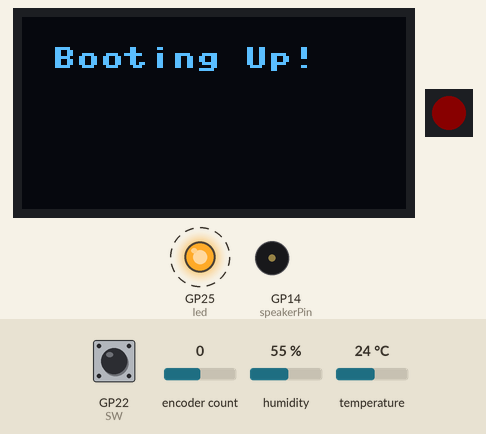
The program below on a simulated Raspberry Pi Pico running MicroPython. On the bench: 128×64 one-colour display, 1 RGB LEDs in strip order, left to right, output pins drawn as LEDs (lit = HIGH), buzzer (waves = sounding). Dashed ring = blinking. Inputs (shaded band) come from the test bench; at power-on: GP22 (SW) HIGH, encoder count 0, humidity 55 %, temperature 24 °C. Dim RGB values are drawn brighter than linear; library files of the repository ran but are not shown: ssd1306.py, buzzer_music.py; what the program prints to the serial console is not drawn.

Above: at 0.5 s.
At 2.3 s:
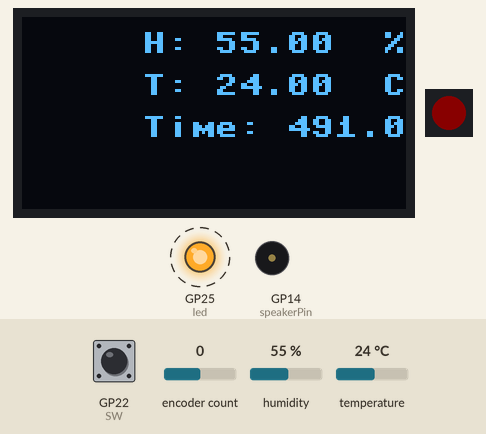
2.4 s: GP22 (SW) pulled LOW for 0.15 s
At 3.81 s:
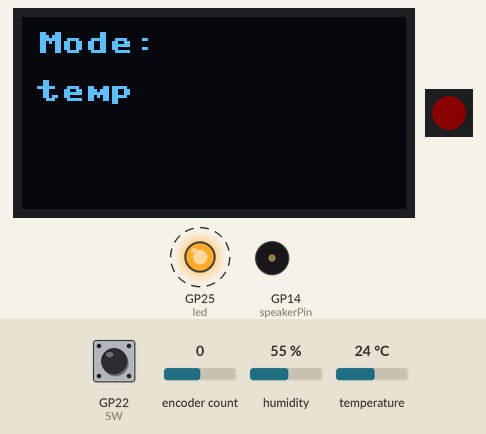
Timing chart, 0 to 9.1 s (numbered marks = the images above; inputs shaded):
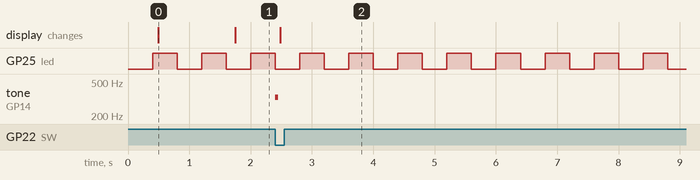

Measured:
- after the input at 2.4 s, tone on GP14 (speakerPin): silent → 330 Hz at once, → silent 0.05 s later; the display: changes after 0.08 s (image 2)
- by itself, GP25 (led): alternates HIGH for 0.40 s and LOW for 0.40 s
- what the display in image 0 shows lasts 1.2 s, from 0.5 s to 1.7 s

The program:

main.py
```python
from machine import Pin, SPI, SoftI2C, ADC, Timer

from pico_dht_22 import PicoDHT22
import ssd1306

from buzzer_music import music

from rotary_irq_rp2 import RotaryIRQ
import time
import neopixel
from math import sin, cos, pi
led = Pin("LED", Pin.OUT)
timer = Timer()

def blink(timer):
    led.toggle()
neopixelBrightness = 0.25
timer.init(freq=2.5, mode=Timer.PERIODIC, callback=blink)

modes =["temp", "music", "neopixel", "something else"]
modeArrayLength = len(modes)
modeLength = (modeArrayLength - 1)
modeIndex = 0
is_mode_sel = False

speakerPin = Pin(14)
sound1 = '0 E4 1 15'
song1 ='722 F5 1 14;723 F5 1 14;724 F5 1 14;725 G5 1 14;726 G#5 2 14;722 F6 1 14;723 F6 1 14;724 F6 1 14;725 G6 1 14;726 G#6 2 14;728 F6 1 14;729 F6 1 14;730 F6 1 14;731 G#6 1 14;732 G6 6 14;728 F5 1 14;729 F5 1 14;730 F5 1 14;731 G#5 1 14;732 G5 6 14;738 F5 1 14;739 F5 1 14;740 F5 1 14;741 G5 1 14;742 G#5 2 14;738 F6 1 14;739 F6 1 14;740 F6 1 14;741 G6 1 14;742 G#6 2 14;744 F6 1 14;745 F6 1 14;746 F6 1 14;747 G#6 1 14;748 G6 6 14;744 F5 1 14;745 F5 1 14;746 F5 1 14;747 G#5 1 14;748 G5 6 14;754 F5 1 14;755 F5 1 14;756 F5 1 14;757 G5 1 14;758 G#5 2 14;754 F6 1 14;755 F6 1 14;756 F6 1 14;757 G6 1 14;758 G#6 2 14;760 F6 1 14;761 F6 1 14;762 F6 1 14;763 G#6 1 14;764 G6 6 14;760 F5 1 14;761 F5 1 14;762 F5 1 14;763 G#5 1 14;764 G5 6 14;770 F5 1 14;771 F5 1 14;772 F5 1 14;773 G5 1 14;774 G#5 2 14;770 F6 1 14;771 F6 1 14;772 F6 1 14;773 G6 1 14;774 G#6 2 14;776 F6 1 14;777 F6 1 14;778 C7 1 14;779 G#6 1 14;780 G6 6 14;776 F5 1 14;777 F5 1 14;778 C6 1 14;779 G#5 1 14;780 G5 6 14;64 G6 1 14;65 G6 1 14;66 G6 1 14;67 G#6 1 14;68 G6 1 14;69 G6 1 14;70 G6 1 14;71 G#6 1 14;72 G6 2 14;788 G6 2 14;790 C7 2 14;792 G6 2 14;64 G5 1 14;65 G5 1 14;66 G5 1 14;67 G#5 1 14;68 G5 1 14;69 G5 1 14;70 G5 1 14;71 G#5 1 14;72 G5 2 14;788 G5 2 14;790 C6 2 14;792 G5 2 14;794 G#6 12 14;808 G6 2 14;806 C7 2 14;794 G#5 2 14;796 G#5 4 14;800 G#5 1 14;801 G#5 2 14;803 G#5 1 14;804 F5 2 14;804 F6 2 14;806 C6 2 14;808 G5 2 14;810 G6 2 14;812 G#6 1 14;813 A#6 1 14;814 G#6 8 14;822 G#6 2 14;816 G#5 1 14;817 G#5 2 14;819 G#5 1 14;820 G#5 2 14;820 G#6 2 14;824 A#6 2 14;822 G#5 2 14;824 A#5 2 14;722 F3 4 14;736 F3 2 14;734 F3 2 14;732 F3 2 14;726 G#3 2 14;728 F3 4 14;738 F3 4 14;752 F3 2 14;750 F3 2 14;748 F3 2 14;742 G#3 2 14;744 F3 4 14;754 F3 4 14;768 F3 2 14;766 F3 2 14;764 F3 2 14;758 G#3 2 14;760 F3 4 14;770 F3 4 14;784 F3 2 14;782 F3 2 14;780 F3 2 14;774 G#3 2 14;776 F3 4 14;794 F3 2 14;796 F3 4 14;800 F3 1 14;801 F3 2 14;803 F3 1 14;804 F3 2 14;810 G#3 2 14;812 G#3 4 14;810 G5 2 14;812 G#5 1 14;813 A#5 1 14;814 G#5 2 14;826 C7 3 14;829 C#7 1 14;826 C6 3 14;829 C#6 1 14;830 C7 8 14;838 C7 2 14;840 A#6 1 14;841 G#6 1 14;830 C6 2 14;832 C4 1 14;833 C4 2 14;835 C4 1 14;833 C6 2 14;835 C6 1 14;836 G#5 2 14;836 G#6 2 14;838 C6 2 14;840 A#5 1 14;841 G#5 1 14;832 C6 1 14;826 C4 2 14;828 C4 4 14;842 A#6 10 14;856 C7 2 14;854 A#6 2 14;852 A#6 2 14;842 A#5 2 14;844 A#5 4 14;842 A#4 2 14;844 A#4 4 14;850 A#5 2 14;854 A#5 2 14;852 A#5 2 14;856 C6 2 14;846 C6 2 14;816 G#3 1 14;817 G#3 2 14;819 G#3 1 14;820 G#3 2 14;836 C4 2 14;848 A#5 2 14;849 G#5 1 14;848 A#4 1 14;849 A#4 2 14;851 A#4 1 14;852 A#4 2 14;858 C#7 12 14;872 C7 2 14;870 F7 2 14;858 C#6 2 14;860 C#6 4 14;864 C#6 1 14;865 C#6 2 14;867 C#6 1 14;868 A#6 2 14;858 C#4 2 14;860 C#4 4 14;864 C#4 1 14;865 C#4 2 14;867 C#4 1 14;868 C#4 2 14;868 A#5 2 14;872 C6 2 14;870 F6 2 14;874 F4 2 14;876 F4 4 14;880 F4 1 14;881 F4 2 14;883 F4 1 14;884 F4 2 14;874 C7 2 14;874 C6 2 14;876 C#6 1 14;877 D#6 1 14;876 C#7 1 14;877 D#7 1 14;878 C#7 6 14;878 C#6 2 14;880 C#6 1 14;881 C#6 2 14;883 C#6 1 14;884 C#6 2 14;886 C#6 2 14;888 D#6 2 14;884 C#7 2 14;886 C#7 2 14;888 D#7 2 14;890 F7 3 14;893 F#7 1 14;894 F7 8 14;900 G7 2 14;900 G6 2 14;898 F6 2 14;894 F6 4 14;893 F#6 1 14;890 F6 3 14;902 G#6 2 14;902 G#7 2 14;904 G7 1 14;905 F7 1 14;904 G6 1 14;905 F6 1 14;896 F#6 2 14;890 G#4 2 14;892 G#4 4 14;896 G#4 1 14;897 G#4 2 14;899 G#4 1 14;900 G#4 2 14;906 G7 2 14;204 G6 1 14;205 F6 1 14;206 G6 1 14;207 G#6 1 14;208 G#6 12 14;208 F3 8 14;216 F3 8 14;212 G5 4 14;216 F5 4 14;220 C6 2 14;222 A#5 2 14;224 C6 12 14;228 G5 4 14;232 F5 4 14;236 F5 2 14;238 G#5 2 14;224 F3 8 14;232 F3 8 14;240 F3 8 14;248 F3 8 14;256 F3 8 14;264 F3 8 14;240 C#6 8 14;244 G#5 4 14;248 C#6 8 14;256 C#6 4 14;260 D#6 4 14;264 F6 4 14;268 D#6 4 14;272 F3 8 14;280 F3 8 14;288 F3 8 14;296 F3 8 14;272 G6 2 14;274 G#6 2 14;276 A#6 4 14;280 A#6 8 14;284 G6 4 14;288 G#6 2 14;290 G6 2 14;292 F6 4 14;296 F6 8 14;304 F3 8 14;312 F3 8 14;320 F3 8 14;328 F3 8 14;304 G6 1 14;305 G#6 1 14;306 A#6 1 14;307 C7 1 14;308 C#7 4 14;312 C#7 4 14;316 C#7 2 14;318 C7 2 14;320 E7 16 14;0 F5 1 14;1 F5 1 14;2 F5 1 14;3 G5 1 14;4 G#5 2 14;0 F6 1 14;1 F6 1 14;2 F6 1 14;3 G6 1 14;4 G#6 2 14;6 F6 1 14;7 F6 1 14;8 F6 1 14;9 G#6 1 14;10 G6 6 14;6 F5 1 14;7 F5 1 14;8 F5 1 14;9 G#5 1 14;10 G5 6 14;16 F5 1 14;17 F5 1 14;18 F5 1 14;19 G5 1 14;20 G#5 2 14;16 F6 1 14;17 F6 1 14;18 F6 1 14;19 G6 1 14;20 G#6 2 14;22 F6 1 14;23 F6 1 14;24 F6 1 14;25 G#6 1 14;26 G6 6 14;22 F5 1 14;23 F5 1 14;24 F5 1 14;25 G#5 1 14;26 G5 6 14;32 F5 1 14;33 F5 1 14;34 F5 1 14;35 G5 1 14;36 G#5 2 14;32 F6 1 14;33 F6 1 14;34 F6 1 14;35 G6 1 14;36 G#6 2 14;38 F6 1 14;39 F6 1 14;40 F6 1 14;41 G#6 1 14;42 G6 6 14;38 F5 1 14;39 F5 1 14;40 F5 1 14;41 G#5 1 14;42 G5 6 14;48 F5 1 14;49 F5 1 14;50 F5 1 14;51 G5 1 14;52 G#5 2 14;48 F6 1 14;49 F6 1 14;50 F6 1 14;51 G6 1 14;52 G#6 2 14;54 F6 1 14;55 F6 1 14;56 C7 1 14;57 G#6 1 14;58 G6 6 14;54 F5 1 14;55 F5 1 14;56 C6 1 14;57 G#5 1 14;58 G5 6 14;0 F3 4 14;14 F3 2 14;12 F3 2 14;10 F3 2 14;4 G#3 2 14;6 F3 4 14;16 F3 4 14;30 F3 2 14;28 F3 2 14;26 F3 2 14;20 G#3 2 14;22 F3 4 14;32 F3 4 14;46 F3 2 14;44 F3 2 14;42 F3 2 14;36 G#3 2 14;38 F3 4 14;48 F3 4 14;62 F3 2 14;60 F3 2 14;58 F3 2 14;52 G#3 2 14;54 F3 4 14;400 G5 2 14;402 G#5 2 14;404 A#5 12 14;400 F3 8 14;408 F3 8 14;416 F3 8 14;424 F3 8 14;432 F3 8 14;440 F3 8 14;448 F3 8 14;456 F3 8 14;416 G#5 2 14;418 G5 2 14;420 F5 12 14;432 A#5 2 14;434 C6 2 14;436 C#6 12 14;448 C6 2 14;450 A#5 2 14;452 G#5 12 14;464 C#6 1 14;465 C6 1 14;466 A#5 1 14;467 G#5 1 14;468 F#5 12 14;478 G#5 2 14;464 F3 8 14;472 F3 8 14;480 F3 8 14;488 F3 8 14;480 C6 2 14;482 A#5 1 14;483 G#5 1 14;484 G5 12 14;496 F3 8 14;504 F3 8 14;512 F3 8 14;520 F3 8 14;496 F5 12 14;508 G#5 2 14;510 G5 2 14;512 C#6 4 14;516 F5 12 14;528 F3 8 14;536 F3 8 14;544 F3 8 14;552 F3 8 14;560 F3 8 14;568 F3 8 14;528 F6 4 14;532 E6 8 14;540 C6 4 14;544 C#6 16 14;560 F5 1 14;561 F5 1 14;562 F5 1 14;563 F5 1 14;564 F5 2 14;566 F5 1 14;567 F5 1 14;568 F#5 1 14;569 F#5 1 14;570 F#5 1 14;571 F#5 1 14;572 F#5 2 14;574 D#5 2 14;576 F5 12 14;74 G6 2 14;76 C7 2 14;78 G6 2 14;74 G5 2 14;76 C6 2 14;78 G5 2 14;80 G#6 12 14;94 G6 2 14;92 C7 2 14;80 G#5 2 14;82 G#5 4 14;86 G#5 1 14;87 G#5 2 14;89 G#5 1 14;90 F5 2 14;90 F6 2 14;92 C6 2 14;94 G5 2 14;96 G6 2 14;98 G#6 1 14;99 A#6 1 14;100 G#6 8 14;108 G#6 2 14;102 G#5 1 14;103 G#5 2 14;105 G#5 1 14;106 G#5 2 14;106 G#6 2 14;110 A#6 2 14;108 G#5 2 14;110 A#5 2 14;80 F3 2 14;82 F3 4 14;86 F3 1 14;87 F3 2 14;89 F3 1 14;90 F3 2 14;96 G#3 2 14;98 G#3 4 14;96 G5 2 14;98 G#5 1 14;99 A#5 1 14;100 G#5 2 14;112 C7 3 14;115 C#7 1 14;112 C6 3 14;115 C#6 1 14;116 C7 8 14;124 C7 2 14;126 A#6 1 14;127 G#6 1 14;116 C6 2 14;118 C4 1 14;119 C4 2 14;121 C4 1 14;119 C6 2 14;121 C6 1 14;122 G#5 2 14;122 G#6 2 14;124 C6 2 14;126 A#5 1 14;127 G#5 1 14;118 C6 1 14;112 C4 2 14;114 C4 4 14;128 A#6 10 14;142 C7 2 14;140 A#6 2 14;138 A#6 2 14;128 A#5 2 14;130 A#5 4 14;128 A#4 2 14;130 A#4 4 14;136 A#5 2 14;140 A#5 2 14;138 A#5 2 14;142 C6 2 14;132 C6 2 14;102 G#3 1 14;103 G#3 2 14;105 G#3 1 14;106 G#3 2 14;122 C4 2 14;134 A#5 2 14;135 G#5 1 14;134 A#4 1 14;135 A#4 2 14;137 A#4 1 14;138 A#4 2 14;144 C#7 12 14;158 C7 2 14;156 F7 2 14;144 C#6 2 14;146 C#6 4 14;150 C#6 1 14;151 C#6 2 14;153 C#6 1 14;154 A#6 2 14;144 C#4 2 14;146 C#4 4 14;150 C#4 1 14;151 C#4 2 14;153 C#4 1 14;154 C#4 2 14;154 A#5 2 14;158 C6 2 14;156 F6 2 14;160 F4 2 14;162 F4 4 14;166 F4 1 14;167 F4 2 14;169 F4 1 14;170 F4 2 14;160 C7 2 14;160 C6 2 14;162 C#6 1 14;163 D#6 1 14;162 C#7 1 14;163 D#7 1 14;164 C#7 6 14;164 C#6 2 14;166 C#6 1 14;167 C#6 2 14;169 C#6 1 14;170 C#6 2 14;172 C#6 2 14;174 D#6 2 14;170 C#7 2 14;172 C#7 2 14;174 D#7 2 14;176 F7 3 14;179 F#7 1 14;180 F7 8 14;186 G7 2 14;186 G6 2 14;184 F6 2 14;180 F6 4 14;179 F#6 1 14;176 F6 3 14;188 G#6 2 14;188 G#7 2 14;190 G7 1 14;191 F7 1 14;190 G6 1 14;191 F6 1 14;182 F#6 2 14;176 G#4 2 14;178 G#4 4 14;182 G#4 1 14;183 G#4 2 14;185 G#4 1 14;186 G#4 2 14;192 G7 12 14;192 G6 2 14;194 G6 4 14;196 G#6 2 14;198 G6 2 14;199 F6 1 14;200 G6 2 14;906 G6 2 14;336 F5 1 14;337 F5 1 14;338 F5 1 14;339 G5 1 14;340 G#5 2 14;336 F6 1 14;337 F6 1 14;338 F6 1 14;339 G6 1 14;340 G#6 2 14;342 F6 1 14;343 F6 1 14;344 F6 1 14;345 G#6 1 14;346 G6 6 14;342 F5 1 14;343 F5 1 14;344 F5 1 14;345 G#5 1 14;346 G5 6 14;352 F5 1 14;353 F5 1 14;354 F5 1 14;355 G5 1 14;356 G#5 2 14;352 F6 1 14;353 F6 1 14;354 F6 1 14;355 G6 1 14;356 G#6 2 14;358 F6 1 14;359 F6 1 14;360 F6 1 14;361 G#6 1 14;362 G6 6 14;358 F5 1 14;359 F5 1 14;360 F5 1 14;361 G#5 1 14;362 G5 6 14;368 F5 1 14;369 F5 1 14;370 F5 1 14;371 G5 1 14;372 G#5 2 14;368 F6 1 14;369 F6 1 14;370 F6 1 14;371 G6 1 14;372 G#6 2 14;374 F6 1 14;375 F6 1 14;376 F6 1 14;377 G#6 1 14;378 G6 6 14;374 F5 1 14;375 F5 1 14;376 F5 1 14;377 G#5 1 14;378 G5 6 14;384 F5 1 14;385 F5 1 14;386 F5 1 14;387 G5 1 14;388 G#5 2 14;384 F6 1 14;385 F6 1 14;386 F6 1 14;387 G6 1 14;388 G#6 2 14;390 F6 1 14;391 F6 1 14;392 C7 1 14;393 G#6 1 14;394 G6 6 14;390 F5 1 14;391 F5 1 14;392 C6 1 14;393 G#5 1 14;394 G5 6 14;336 F3 4 14;350 F3 2 14;348 F3 2 14;346 F3 2 14;340 G#3 2 14;342 F3 4 14;352 F3 4 14;366 F3 2 14;364 F3 2 14;362 F3 2 14;356 G#3 2 14;358 F3 4 14;368 F3 4 14;382 F3 2 14;380 F3 2 14;378 F3 2 14;372 G#3 2 14;374 F3 4 14;384 F3 4 14;398 F3 2 14;396 F3 2 14;394 F3 2 14;388 G#3 2 14;390 F3 4 14;588 G6 2 14;590 C7 2 14;592 G6 2 14;588 G5 2 14;590 C6 2 14;592 G5 2 14;594 G#6 12 14;608 G6 2 14;606 C7 2 14;594 G#5 2 14;596 G#5 4 14;600 G#5 1 14;601 G#5 2 14;603 G#5 1 14;604 F5 2 14;604 F6 2 14;606 C6 2 14;608 G5 2 14;610 G6 2 14;612 G#6 1 14;613 A#6 1 14;614 G#6 8 14;622 G#6 2 14;616 G#5 1 14;617 G#5 2 14;619 G#5 1 14;620 G#5 2 14;620 G#6 2 14;624 A#6 2 14;622 G#5 2 14;624 A#5 2 14;594 F3 2 14;596 F3 4 14;600 F3 1 14;601 F3 2 14;603 F3 1 14;604 F3 2 14;610 G#3 2 14;612 G#3 4 14;610 G5 2 14;612 G#5 1 14;613 A#5 1 14;614 G#5 2 14;626 C7 3 14;629 C#7 1 14;626 C6 3 14;629 C#6 1 14;630 C7 8 14;638 C7 2 14;640 A#6 1 14;641 G#6 1 14;630 C6 2 14;632 C4 1 14;633 C4 2 14;635 C4 1 14;633 C6 2 14;635 C6 1 14;636 G#5 2 14;636 G#6 2 14;638 C6 2 14;640 A#5 1 14;641 G#5 1 14;632 C6 1 14;626 C4 2 14;628 C4 4 14;642 A#6 10 14;656 C7 2 14;654 A#6 2 14;652 A#6 2 14;642 A#5 2 14;644 A#5 4 14;642 A#4 2 14;644 A#4 4 14;650 A#5 2 14;654 A#5 2 14;652 A#5 2 14;656 C6 2 14;646 C6 2 14;616 G#3 1 14;617 G#3 2 14;619 G#3 1 14;620 G#3 2 14;636 C4 2 14;648 A#5 2 14;649 G#5 1 14;648 A#4 1 14;649 A#4 2 14;651 A#4 1 14;652 A#4 2 14;658 C#7 12 14;672 C7 2 14;670 F7 2 14;658 C#6 2 14;660 C#6 4 14;664 C#6 1 14;665 C#6 2 14;667 C#6 1 14;668 A#6 2 14;658 C#4 2 14;660 C#4 4 14;664 C#4 1 14;665 C#4 2 14;667 C#4 1 14;668 C#4 2 14;668 A#5 2 14;672 C6 2 14;670 F6 2 14;674 F4 2 14;676 F4 4 14;680 F4 1 14;681 F4 2 14;683 F4 1 14;684 F4 2 14;674 C7 2 14;674 C6 2 14;676 C#6 1 14;677 D#6 1 14;676 C#7 1 14;677 D#7 1 14;678 C#7 6 14;678 C#6 2 14;680 C#6 1 14;681 C#6 2 14;683 C#6 1 14;684 C#6 2 14;686 C#6 2 14;688 D#6 2 14;684 C#7 2 14;686 C#7 2 14;688 D#7 2 14;690 F7 3 14;693 F#7 1 14;694 F7 8 14;700 G7 2 14;700 G6 2 14;698 F6 2 14;694 F6 4 14;693 F#6 1 14;690 F6 3 14;702 G#6 2 14;702 G#7 2 14;704 G7 1 14;705 F7 1 14;704 G6 1 14;705 F6 1 14;696 F#6 2 14;690 G#4 2 14;692 G#4 4 14;696 G#4 1 14;697 G#4 2 14;699 G#4 1 14;700 G#4 2 14;706 G7 14 14;708 G6 4 14;710 G#6 2 14;712 G6 2 14;713 F6 1 14;714 G6 6 14;706 G6 14 14;908 G7 2 14;908 G6 2 14;910 G#6 2 14;910 G#7 2 14;912 G7 1 14;913 F7 1 14;912 G6 1 14;913 F6 1 14;914 G7 14 14;914 G6 14 14'
# creating a Speaker object

# continuously beep at 1 sec interval while the board has power
# note: a passive buzzer can also be used to play different tones
#
dht_sensor=PicoDHT22(Pin(15,Pin.IN,Pin.PULL_UP),dht11=True)
# #You can choose any other combination of I2C pins
i2c = SoftI2C(scl=Pin(19), sda=Pin(18))

oled_width = 128
oled_height = 64
oled = ssd1306.SSD1306_I2C(oled_width, oled_height, i2c)
speakerPin.value(0)

#Find a piece of music on onlinesequencer.net, click edit,
#then select all notes with CTRL+A and copy them with CTRL+C

#Paste string as shown above after removing ";:" from
#the end and "Online Sequencer:120233:" from the start

#One buzzer on pin 14
mode1 = music(sound1, pins=[speakerPin])
mode2 = music(song1, pins=[speakerPin])
mode1.stop()
mode2.stop()
#Intialize the SPI
spi = SPI(0, baudrate=10000000, polarity=1, phase=0, sck=Pin(2), mosi=Pin(3))
ss = Pin(5, Pin.OUT)

np = neopixel.NeoPixel(Pin(24), 1)
init_color = (10, 0, 0)
np.fill(init_color) # set to black, no brightness
np.write()

SW = Pin(22,Pin.IN,Pin.PULL_UP)

r = RotaryIRQ(pin_num_clk=20,
              pin_num_dt=17,
              min_val=0,
              incr=100,
              half_step=True,
              reverse=False,
              range_mode=RotaryIRQ.RANGE_UNBOUNDED)
val_old = r.value()

oled.fill(0)
oled.text("Booting Up!", 10, 10, 20)
oled.show()
temp_tick = 0
lasttime = time.ticks_ms()
lasttimesong = time.ticks_ms()
lasttime_sel_screen = time.ticks_ms()
lasttimenp = time.ticks_ms()
lasttimenp_screen = time.ticks_ms()

while True:
    try:

        devices = i2c.scan()

        if len(devices) == 0:
          print("No i2c device !")
        else:
            #####################################
            ### TEMPERATURE MODE
            #####################################
            if modes[modeIndex]=="temp" and is_mode_sel==False:
                if time.ticks_ms() > 1000 + lasttime:
                    T,H = dht_sensor.read()

                    if T is None:
                        (" sensor error")
                        continue
                    else:
                        oled.fill(0)
                        oled.text(str('H: ' +"{:0.2f}".format(H)+ "  %",2),40,5)
                        oled.text(str('T: ' +"{:0.2f}".format(T)+ "  C",2),40,19)
                        oled.text(str('Time: ' +"{:0.2f}".format(lasttime)+ "  ms",2),40,33)
                        oled.show()

                    lasttime = time.ticks_ms()
            #####################################
            ### MUSIC MODE
            #####################################
            elif modes[modeIndex]=="music" and is_mode_sel==False:
                if mode2.stopped == True:
                    mode2.resume()
                if time.ticks_ms() > 40 + lasttimesong:
                    print(mode2.tick())
                    print("Mode 2 ticking!")
                    lasttimesong = time.ticks_ms()

            #####################################
            ### NEOPIXEL MODE
            #####################################
            elif modes[modeIndex]=="neopixel" and is_mode_sel==False:
                if time.ticks_ms() > 10 + lasttimenp_screen:
                    step = 255//(time.ticks_ms()/10000)

                    if time.ticks_ms() > 10 + lasttimenp:
                        lasttimenp = time.ticks_ms()
                        blue = int(neopixelBrightness * (255 * (0.5 * (1 + sin((time.ticks_ms() / 10000) * pi - pi / 2)))))
                        green = int(neopixelBrightness * (255 * (0.5 * (1 + cos((time.ticks_ms() / 10000) * pi + pi / 2)))))
                        red = int((neopixelBrightness * 255) - blue)
                        color = (red, green, blue)
                        np.fill(color)
                        np.write()
                        if time.ticks_ms() > 100 + lasttimenp_screen:
                            oled.fill(0)
                            oled.text("NEOPIXEL DATA", 12, 5)
                            oled.text(str("Red: " + "{:0.2f}".format(red), 2), 12,19)
                            oled.text(str("Gree: " + "{:0.2f}".format(green), 2), 12,33)
                            oled.text(str("Blue: " + "{:0.2f}".format(blue), 2), 12,47)
                            oled.show()

                        lasttimenp_screen = time.ticks_ms()

            ####################################
            ### SELECT MODE
            ####################################
            elif is_mode_sel == True:
                if time.ticks_ms() > 10 + lasttime_sel_screen:
                    lasttime_sel_screen = time.ticks_ms()
                    oled.fill(0)
                    oled.text(str('Mode:',6), 5,5)
                    oled.text(str(f'{modes[modeIndex]}'), 5, 21)
                    oled.show()


        #####################################
        ### ENCODER CONTROLS
        #####################################
        val_new = r.value()
        if SW.value()==0 and n==0:
            mode2.stop()
            np.fill(init_color)
            if time.ticks_ms() > 40 + lasttimesong:
                mode1.resume()
                print(mode1.tick())
                time.sleep_ms(50)
                mode1.stop()
                lasttimesong = time.ticks_ms()
                print("Mode 1 ticking!")
            if is_mode_sel==False:
                n=1
                is_mode_sel = True
                print("Selecting mode...")
            elif is_mode_sel==True:
                n=1
                is_mode_sel=False
                print("mode selected: ", modes[modeIndex])
        if SW.value()==1:
            n=0
        if val_old != val_new:
            if is_mode_sel == True:
                if val_old > val_new:
                    modeIndex += 1

                elif val_old < val_new:
                    modeIndex -= 1

                if (modeIndex < 0):
                    modeIndex = modeLength
                elif (modeIndex > modeLength):
                    modeIndex = 0
                val_old = val_new

    except KeyboardInterrupt:
        mode1.stop()
        mode2.stop()
        print("STOPPING")
        np.fill(init_color)
        break
```
